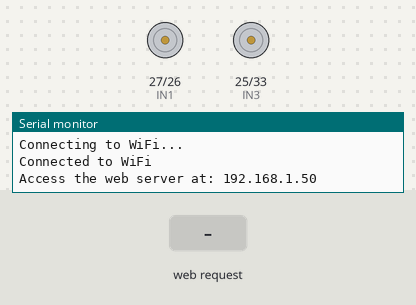
A sketch run on a simulated ESP32. Shown: motor-driver pin pairs drawn as motors (green arrow = first pin HIGH = forward, orange = second pin HIGH = backward, longer = more drive, scaled by the enable pin), the last lines printed to the serial monitor. Inputs (shaded band) come from the test bench. WiFi joins after 1.5 s; servers stay silent unless stated.

Above: at 3.2 s.
3.3 s: HTTP request GET /forward received
At 4.5 s:
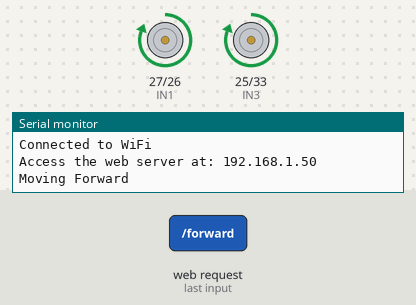
4.8 s: HTTP request GET /backward received
At 5.9 s:
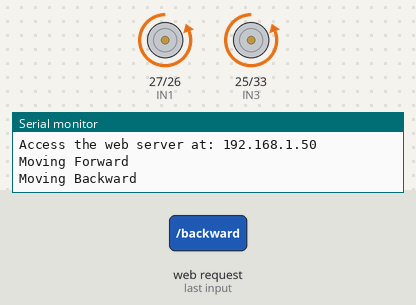
6.3 s: HTTP request GET /left received
At 7.0 s:
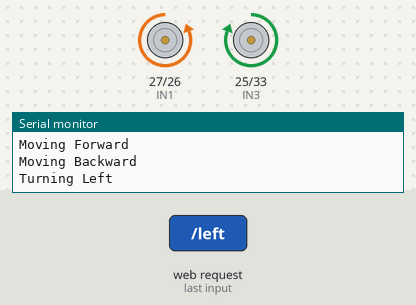
7.8 s: HTTP request GET /right received
At 8.1 s:
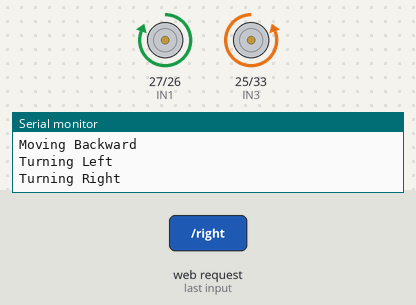
Timing chart, 0 to 10.3 s (numbered marks = the images above; inputs shaded):
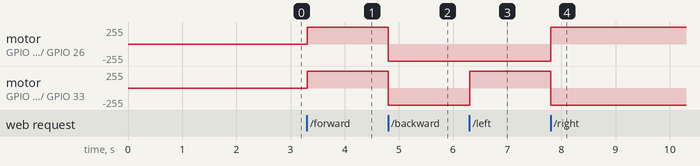

Measured:
- after the input at 3.3 s, motor on GPIO 27 (IN1) / GPIO 26 (IN2), motor on GPIO 25 (IN3) / GPIO 33 (IN4): stopped → forward 255/255 at once
- after the input at 4.8 s, motor on GPIO 27 (IN1) / GPIO 26 (IN2), motor on GPIO 25 (IN3) / GPIO 33 (IN4): forward 255/255 → backward 255/255 at once
- after the input at 6.3 s, motor on GPIO 25 (IN3) / GPIO 33 (IN4): backward 255/255 → forward 255/255 at once
- after the input at 7.8 s, motor on GPIO 27 (IN1) / GPIO 26 (IN2): backward 255/255 → forward 255/255 at once; motor on GPIO 25 (IN3) / GPIO 33 (IN4): forward 255/255 → backward 255/255 at once

The sketch:

sketch_apr2a.ino
```cpp
#include <WiFi.h>
#include <ESPAsyncWebServer.h>

// Motor Pins
#define EN_A 32
#define EN_B 14
#define IN1 27
#define IN2 26
#define IN3 25
#define IN4 33

// Wi-Fi Credentials
const char* ssid = "Abc";
const char* password = "9973591772";

// Create Web Server
AsyncWebServer server(80);

// HTML, CSS, and JavaScript for Mobile Control
const char webpage[] PROGMEM = R"rawliteral(
<!DOCTYPE html>
<html>
<head>
  <title>ESP32 Motor Contrl</title>
  <style>
    body {
      font-family: Arial, sans-serif;
      text-align: center;
      background-color: #f3f3f3;
    }
    h1 {
      color: #333;
    }
    .circle-control {
      position: relative;
      width: 200px;
      height: 200px;
      margin: 0 auto;
    }
    button {
      position: absolute;
      width: 70px;
      height: 70px;
      border-radius: 50%;
      border: none;
      background-color: #007BFF;
      color: white;
      font-size: 16px;
      cursor: pointer;
    }
    button:hover {
      background-color: #0056b3;
    }
    #up {
      top: 0;
      left: 65px;
    }
    #down {
      bottom: 0;
      left: 65px;
    }
    #left {
      top: 65px;
      left: 0;
    }
    #right {
      top: 65px;
      right: 0;
    }
    #stop {
      top: 65px;
      left: 65px;
      background-color: #FF0000;
    }
    #stop:hover {
      background-color: #CC0000;
    }
  </style>
</head>
<body>
  <h1>ESP32 Motor Control</h1>
  <div class="circle-control">
    <button id="up" onclick="sendCommand('forward')">Up</button>
    <button id="down" onclick="sendCommand('backward')">Down</button>
    <button id="left" onclick="sendCommand('left')">Left</button>
    <button id="right" onclick="sendCommand('right')">Right</button>
    <button id="stop" onclick="sendCommand('stop')">Stop</button>
  </div>
  <script>
    function sendCommand(command) {
      fetch(`/${command}`)
        .then(response => console.log(`Command ${command} sent`))
        .catch(error => console.error('Error:', error));
    }
  </script>
</body>
</html>
)rawliteral";

void setup() {
  // Initialize Serial Communication for debugging
  Serial.begin(115200);
  Serial.println("ESP32 Motor Control is starting...");

  // Initialize motor pins
  pinMode(EN_A, OUTPUT);
  pinMode(EN_B, OUTPUT);
  pinMode(IN1, OUTPUT);
  pinMode(IN2, OUTPUT);
  pinMode(IN3, OUTPUT);
  pinMode(IN4, OUTPUT);

  // Enable motors
  digitalWrite(EN_A, HIGH);
  digitalWrite(EN_B, HIGH);

  // Connect to Wi-Fi
  WiFi.begin(ssid, password);
  while (WiFi.status() != WL_CONNECTED) {
    delay(1000);
    Serial.println("Connecting to WiFi...");
  }
  Serial.println("Connected to WiFi");
  Serial.print("Access the web server at: ");
  Serial.println(WiFi.localIP());

  // Serve the HTML page
  server.on("/", HTTP_GET, [](AsyncWebServerRequest *request){
    request->send_P(200, "text/html", webpage);
  });

  // Motor control routes
  server.on("/forward", HTTP_GET, [](AsyncWebServerRequest *request){
    moveForward();
    request->send(200, "text/plain", "Moving Forward");
  });

  server.on("/backward", HTTP_GET, [](AsyncWebServerRequest *request){
    moveBackward();
    request->send(200, "text/plain", "Moving Backward");
  });

  server.on("/left", HTTP_GET, [](AsyncWebServerRequest *request){
    turnLeft();
    request->send(200, "text/plain", "Turning Left");
  });

  server.on("/right", HTTP_GET, [](AsyncWebServerRequest *request){
    turnRight();
    request->send(200, "text/plain", "Turning Right");
  });

  server.on("/stop", HTTP_GET, [](AsyncWebServerRequest *request){
    stopMotors();
    request->send(200, "text/plain", "Stopping");
  });

  server.begin();
}

void moveForward() {
  digitalWrite(IN1, HIGH);
  digitalWrite(IN2, LOW);
  digitalWrite(IN3, HIGH);
  digitalWrite(IN4, LOW);
  Serial.println("Moving Forward");
}

void moveBackward() {
  digitalWrite(IN1, LOW);
  digitalWrite(IN2, HIGH);
  digitalWrite(IN3, LOW);
  digitalWrite(IN4, HIGH);
  Serial.println("Moving Backward");
}

void turnLeft() {
  digitalWrite(IN1, LOW);
  digitalWrite(IN2, HIGH);
  digitalWrite(IN3, HIGH);
  digitalWrite(IN4, LOW);
  Serial.println("Turning Left");
}

void turnRight() {
  digitalWrite(IN1, HIGH);
  digitalWrite(IN2, LOW);
  digitalWrite(IN3, LOW);
  digitalWrite(IN4, HIGH);
  Serial.println("Turning Right");
}

void stopMotors() {
  digitalWrite(IN1, LOW);
  digitalWrite(IN2, LOW);
  digitalWrite(IN3, LOW);
  digitalWrite(IN4, LOW);
  Serial.println("Motors Stopped");
}

void loop() {
  // Nothing here, everything handled by the server
}
```
